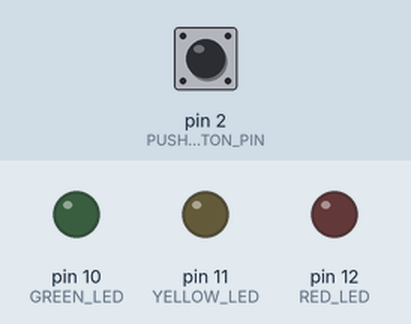
A sketch run on a simulated Arduino Uno, built with avr-gcc and run on an emulated ATmega328P. On the bench: output pins drawn as LEDs (lit = HIGH). Dashed ring = blinking. The test bench sets the inputs (shaded band); at power-on: pin 2 (PUSH_BUTTON_PIN) HIGH.

Above: at 1.2 s.
1.3 s: pin 2 (PUSH_BUTTON_PIN) pulled LOW for 1 s
At 3.4 s:
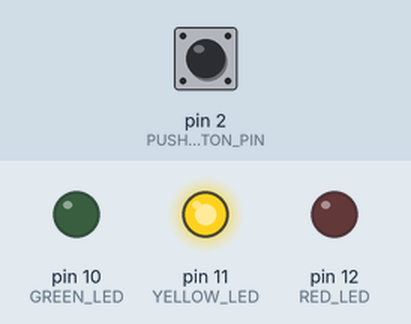
3.8 s: pin 2 (PUSH_BUTTON_PIN) pulled LOW for 0.15 s
At 4.7 s:
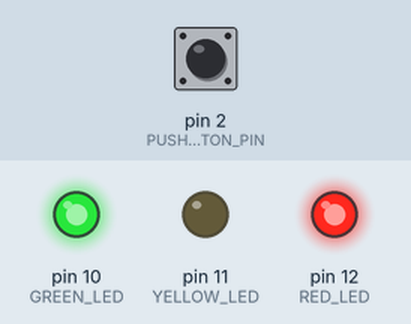
5.4 s: pin 2 (PUSH_BUTTON_PIN) pulled LOW for 3.2 s
At 5.85 s:
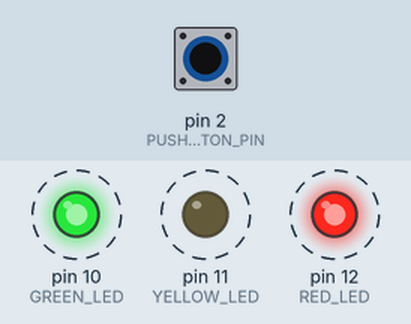
Timing chart, 0 to 9.9 s (numbered marks = the images above; inputs shaded):
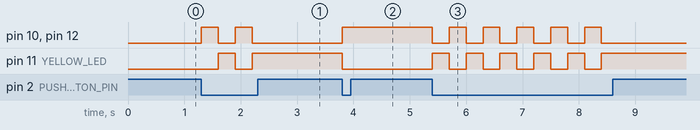

Measured:
- after the input at 1.3 s, pin 10 (GREEN_LED), pin 12 (RED_LED): alternates HIGH for 0.30 s and LOW for 0.30 s, 4 changes in all, then stays LOW, starting at once; pin 11 (YELLOW_LED): LOW → HIGH after 0.30 s, → LOW 0.30 s later, → HIGH 0.30 s later
- after the input at 3.8 s, pin 10 (GREEN_LED), pin 12 (RED_LED): LOW → HIGH at once; pin 11 (YELLOW_LED): HIGH → LOW at once
- after the input at 5.4 s, pin 10 (GREEN_LED), pin 12 (RED_LED): alternates HIGH for 0.30 s and LOW for 0.30 s, 11 changes in all, then stays LOW, starting at once; pin 11 (YELLOW_LED): alternates HIGH for 0.30 s and LOW for 0.30 s, 11 changes in all, then stays HIGH, starting at once

The sketch:

Blink_3_LEDs.ino
```cpp
// Blink 3 LEDs
/* The code controls the states of all 3 LEDs with a push button. */

#define RED_LED 12
#define YELLOW_LED 11
#define GREEN_LED 10
#define PUSH_BUTTON_PIN 2

// Define the number of LEDs in the array
#define LED_ARRAY 3

// Initialize variable to track LED state
int LEDBlinkState = 1;

// Array to hold LED pins
byte LEDPinArray[LED_ARRAY] = {RED_LED, YELLOW_LED, GREEN_LED};

// Function to set LED pin modes as output
void setLEDPinModes() {
  for (int i = 0; i < LED_ARRAY; i++) {
    pinMode(LEDPinArray[i], OUTPUT);
  }
}

// Function to turn off all LEDs
void turnOffAllLEDs() {
  for (int i = 0; i < LED_ARRAY; i++) {
    digitalWrite(LEDPinArray[i], LOW);
  }
}

// Function to toggle LED states based on LEDBlinkState variable
void toggleLEDs() {
  if (LEDBlinkState == 1) {
    digitalWrite(RED_LED, HIGH);
    digitalWrite(YELLOW_LED, LOW);
    digitalWrite(GREEN_LED, HIGH);
    LEDBlinkState = 2;
  } else {
    digitalWrite(RED_LED, LOW);
    digitalWrite(YELLOW_LED, HIGH);
    digitalWrite(GREEN_LED, LOW);
    LEDBlinkState = 1;
  }
}

void setup() {
  // Set the button pin as an input
  pinMode(PUSH_BUTTON_PIN, INPUT);

  // Set the LED pin modes and turn off all LEDs at the beginning
  setLEDPinModes();
  turnOffAllLEDs();
}

void loop() {
  // Check if the button is pressed
  if (digitalRead(PUSH_BUTTON_PIN) == LOW) {
    // Toggle the LED states when the button is pressed and add a delay
    toggleLEDs();
    delay(300);
  }
}
```
